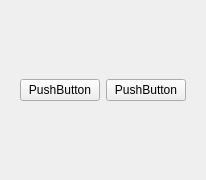
<?xml version="1.0" encoding="UTF-8"?>
<ui version="4.0">
 <class>Form</class>
 <widget class="QWidget" name="Form">
  <property name="geometry">
   <rect>
    <x>0</x>
    <y>0</y>
    <width>206</width>
    <height>180</height>
   </rect>
  </property>
  <property name="windowTitle">
   <string>Form</string>
  </property>
  <layout class="QVBoxLayout" name="verticalLayout">
   <item>
    <widget class="QWidget" name="widget" native="true">
     <layout class="QHBoxLayout" name="horizontalLayout">
      <item>
       <widget class="QPushButton" name="pushButton">
        <property name="maximumSize">
         <size>
          <width>88</width>
          <height>16777215</height>
         </size>
        </property>
        <property name="text">
         <string>PushButton</string>
        </property>
       </widget>
      </item>
      <item>
       <widget class="QPushButton" name="pushButton_2">
        <property name="maximumSize">
         <size>
          <width>88</width>
          <height>16777215</height>
         </size>
        </property>
        <property name="text">
         <string>PushButton</string>
        </property>
       </widget>
      </item>
     </layout>
    </widget>
   </item>
  </layout>
 </widget>
 <resources/>
 <connections/>
</ui>
